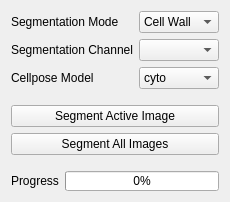
      <widget class="QWidget" name="tab_6">
       <attribute name="title">
        <string>Segment</string>
       </attribute>
       <layout class="QVBoxLayout" name="verticalLayout_10">
        <item>
         <layout class="QFormLayout" name="formLayout_12">
          <item row="0" column="0">
           <widget class="QLabel" name="label_97">
            <property name="text">
             <string>Segmentation Mode</string>
            </property>
           </widget>
          </item>
          <item row="1" column="0">
           <widget class="QLabel" name="label_2">
            <property name="text">
             <string>Segmentation Channel</string>
            </property>
           </widget>
          </item>
          <item row="1" column="1">
           <widget class="QComboBox" name="cellpose_segchannel"/>
          </item>
          <item row="2" column="0">
           <widget class="QLabel" name="label">
            <property name="text">
             <string>Cellpose Model</string>
            </property>
           </widget>
          </item>
          <item row="2" column="1">
           <widget class="QComboBox" name="cellpose_segmodel">
            <item>
             <property name="text">
              <string>cyto</string>
             </property>
            </item>
            <item>
             <property name="text">
              <string>nuclei</string>
             </property>
            </item>
            <item>
             <property name="text">
              <string>tissuenet</string>
             </property>
            </item>
            <item>
             <property name="text">
              <string>livecell</string>
             </property>
            </item>
            <item>
             <property name="text">
              <string>cyto2</string>
             </property>
            </item>
            <item>
             <property name="text">
              <string>general</string>
             </property>
            </item>
            <item>
             <property name="text">
              <string>custom</string>
             </property>
            </item>
           </widget>
          </item>
          <item row="0" column="1">
           <widget class="QComboBox" name="cellpose_seg_mode">
            <item>
             <property name="text">
              <string>Cell Wall</string>
             </property>
            </item>
            <item>
             <property name="text">
              <string>Nucleiod</string>
             </property>
            </item>
           </widget>
          </item>
         </layout>
        </item>
        <item>
         <spacer name="verticalSpacer_9">
          <property name="orientation">
           <enum>Qt::Vertical</enum>
          </property>
          <property name="sizeType">
           <enum>QSizePolicy::Minimum</enum>
          </property>
          <property name="sizeHint" stdset="0">
           <size>
            <width>20</width>
            <height>10</height>
           </size>
          </property>
         </spacer>
        </item>
        <item>
         <widget class="QPushButton" name="cellpose_segment_active">
          <property name="text">
           <string>Segment Active Image</string>
          </property>
         </widget>
        </item>
        <item>
         <widget class="QPushButton" name="cellpose_segment_all">
          <property name="text">
           <string>Segment All Images</string>
          </property>
         </widget>
        </item>
        <item>
         <spacer name="verticalSpacer_28">
          <property name="orientation">
           <enum>Qt::Vertical</enum>
          </property>
          <property name="sizeType">
           <enum>QSizePolicy::Minimum</enum>
          </property>
          <property name="sizeHint" stdset="0">
           <size>
            <width>20</width>
            <height>10</height>
           </size>
          </property>
         </spacer>
        </item>
        <item>
         <layout class="QFormLayout" name="formLayout_13">
          <item row="0" column="1">
           <widget class="QProgressBar" name="cellpose_progressbar">
            <property name="maximumSize">
             <size>
              <width>16777215</width>
              <height>20</height>
             </size>
            </property>
            <property name="value">
             <number>0</number>
            </property>
           </widget>
          </item>
          <item row="0" column="0">
           <widget class="QLabel" name="label_35">
            <property name="text">
             <string>Progress</string>
            </property>
           </widget>
          </item>
         </layout>
        </item>
       </layout>
      </widget>
